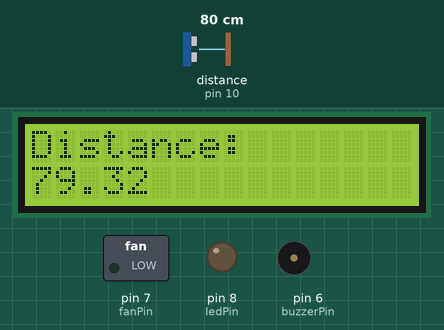
Simulated run of this sketch. Board: Arduino Uno, built with avr-gcc and run on an emulated ATmega328P. Parts: 16×2 character LCD, switched loads named in the sketch (green lamp = pin HIGH), output pins drawn as LEDs (lit = HIGH), buzzer (waves = sounding, pin HIGH). Wiring (inferred from the names in the program): ultrasonic range finder: trigger pin 9; echo pin 10. The test bench sets the inputs (shaded band); at power-on: distance to the obstacle (sensor on pin 10) 80 cm. The echo pulse lasts 58.3 µs per cm; pins used as bus, display or sensor lines are not drawn; what the sketch prints to the serial monitor is not drawn.

Above: at 1.2 s.
1.3 s: distance to the obstacle (sensor on pin 10) set to 12 cm
At 2.9 s:
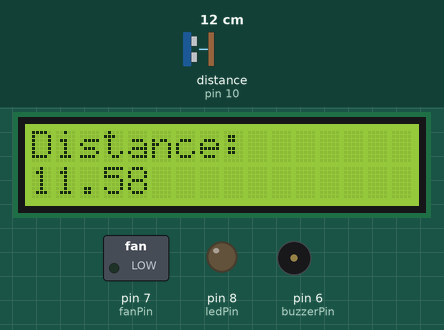
4.0 s: distance to the obstacle (sensor on pin 10) set to 9 cm
At 4.8 s:
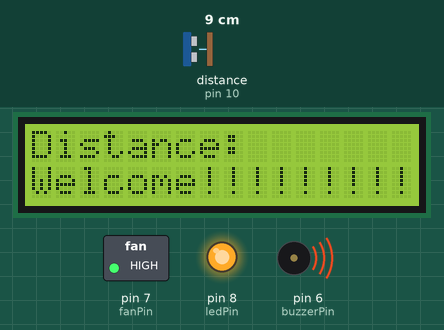
6.7 s: distance to the obstacle (sensor on pin 10) set to 18 cm
At 8.5 s:
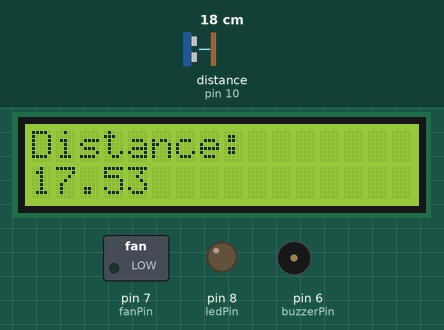
9.4 s: distance to the obstacle (sensor on pin 10) set to 2 cm
At 12.1 s:
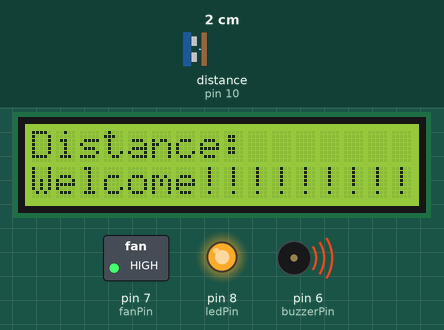
Timing chart, 0 to 13.6 s (numbered marks = the images above; inputs shaded):
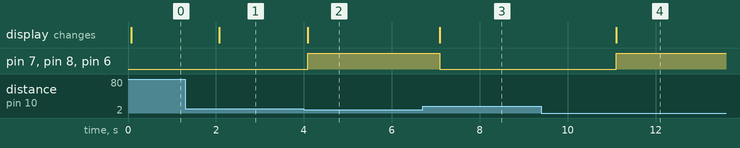

Measured:
- the behaviour switches between 11 and 10 cm on distance to the obstacle (sensor on pin 10) (found by bisection; images 1 and 2)
- after the input at 1.3 s, the display: changes after 0.78 s (image 1)
- after the input at 4.0 s, pin 7 (fanPin), pin 8 (ledPin), pin 6 (buzzerPin): LOW → HIGH after 0.08 s; the display: changes after 0.09 s (image 2)
- after the input at 6.7 s, pin 7 (fanPin), pin 8 (ledPin), pin 6 (buzzerPin): HIGH → LOW after 0.39 s; the display: changes after 0.39 s (image 3)
- after the input at 9.4 s, pin 7 (fanPin), pin 8 (ledPin), pin 6 (buzzerPin): LOW → HIGH after 1.7 s; the display: changes after 1.7 s (image 4)

The sketch:

smart_pankha.ino
```cpp
#include <LiquidCrystal.h>

LiquidCrystal lcd(12, 11, 5, 4, 3, 2); // Initialize the LCD with the pins connected

const int trigPin = 9;  // Trig pin of the ultrasonic sensor
const int echoPin = 10; // Echo pin of the ultrasonic sensor
const int buzzerPin = 6; // Pin connected to the buzzer
const int fanPin = 7;    // Pin connected to the fan
const int ledPin = 8;   // Pin connected to the LED

void setup() {
  pinMode(trigPin, OUTPUT);
  pinMode(echoPin, INPUT);
  pinMode(buzzerPin, OUTPUT);
  pinMode(fanPin, OUTPUT);
  pinMode(ledPin, OUTPUT);
  lcd.begin(16, 2); // Initialize the LCD with 16 columns and 2 rows
  lcd.print("Distance:");
  Serial.begin(9600);
}

void loop() {
  // Clear the trigger pin
  digitalWrite(trigPin, LOW);
  delayMicroseconds(2);

  // Send a pulse to trigger the sensor
  digitalWrite(trigPin, HIGH);
  delayMicroseconds(10);
  digitalWrite(trigPin, LOW);

  // Measure the duration of the echo pulse
  long duration = pulseIn(echoPin, HIGH);

  // Calculate distance in centimeters
  float distance_cm = duration * 0.034 / 2;

  // Print distance to serial monitor
  Serial.print("Distance: ");
  Serial.print(distance_cm);
  Serial.println(" cm");

  // Display distance on LCD
  lcd.setCursor(0, 1); // Set cursor to the second row
  lcd.print("                "); // Clear previous distance value
  lcd.setCursor(0, 1); // Set cursor to the second row
  lcd.print(distance_cm); // Print distance value

  // Check if distance is less than threshold
  if (distance_cm < 10) { // Adjust threshold distance here if needed
    digitalWrite(buzzerPin, HIGH);
    digitalWrite(fanPin, HIGH);
    digitalWrite(ledPin, HIGH);
    Serial.println("Obstacle detected!");

      lcd.setCursor(0, 1); // Set cursor to the second row
  lcd.print("                "); // Clear previous distance value
  lcd.setCursor(0, 1); // Set cursor to the second row
  lcd.print("Welcome!!!!!!!!!"); // Print distance value

    delay(1000);
  } else {
    digitalWrite(ledPin, LOW);
    digitalWrite(buzzerPin, LOW);
    digitalWrite(fanPin, LOW);
  }

  delay(2000); // Delay between readings
}
```
